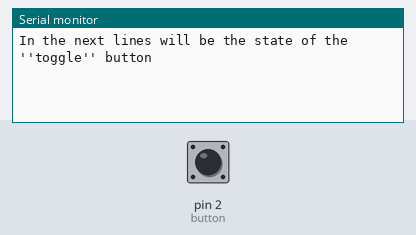
Bench run of a sketch on a simulated Arduino Uno, built with avr-gcc and run on an emulated ATmega328P. Shown: the last lines printed to the serial monitor. The inputs (shaded band) are chosen by the test bench; at power-on: pin 2 (button) HIGH.

Above: at 1.2 s.
1.3 s: pin 2 (button) pulled LOW for 0.15 s
At 3.4 s:
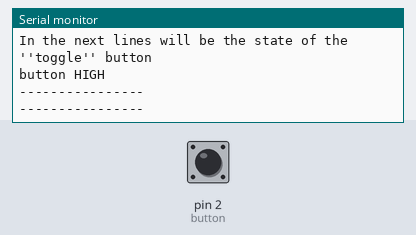
3.8 s: pin 2 (button) pulled LOW for 1 s
At 5.2 s:
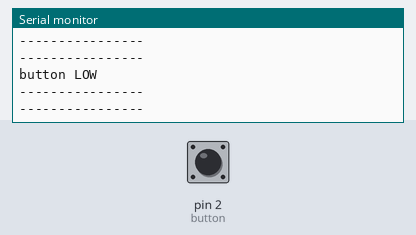

Measured:
- after the input at 1.3 s, the serial monitor: prints a new line after 1.0 s (image 1)
- after the input at 3.8 s, the serial monitor: prints a new line after 1.0 s (image 2)

The sketch:

PushToToggleButton.ino
```cpp
bool AS = false;
bool PS = false;
int button = 2;
bool buttonS;

void setup() {
  // put your setup code here, to run once:
Serial.begin(9600);
pinMode(button, INPUT);
Serial.println("");
Serial.println("In the next lines will be the state of the ''toggle'' button");
}

void loop() {
  // put your main code here, to run repeatedly:
  buttonS = digitalRead(button);
  if (buttonS == LOW)
  {
    PS = true;
    AS = !AS;
    delay(1000);
  }

  if (AS == true && PS == true)
  {
    Serial.println("button HIGH");
    Serial.println("----------------");
    Serial.println("----------------");
    PS = false;
  }
  else if(AS == false && PS == true)
  {

    Serial.println("button LOW");
    Serial.println("----------------");
    Serial.println("----------------");
    PS = false;
  }


}
```

PushToToggleButton.cpp
```cpp
bool AS = false;
bool PS = false;
int button = 2;
bool buttonS;

void setup() {
  // put your setup code here, to run once:
Serial.begin(9600);
pinMode(button, INPUT);
Serial.println("");
Serial.println("In the next lines will be the state of the ''toggle'' button");
}

void loop() {
  // put your main code here, to run repeatedly:
  buttonS = digitalRead(button);
  if (buttonS == LOW)
  {
    PS = true;
    AS = !AS;
    delay(1000);
  }

  if (AS == true && PS == true)
  {
    Serial.println("button HIGH");
    Serial.println("----------------");
    Serial.println("----------------");
    PS = false;
  }
  else if(AS == false && PS == true)
  {

    Serial.println("button LOW");
    Serial.println("----------------");
    Serial.println("----------------");
    PS = false;
  }


}
```
